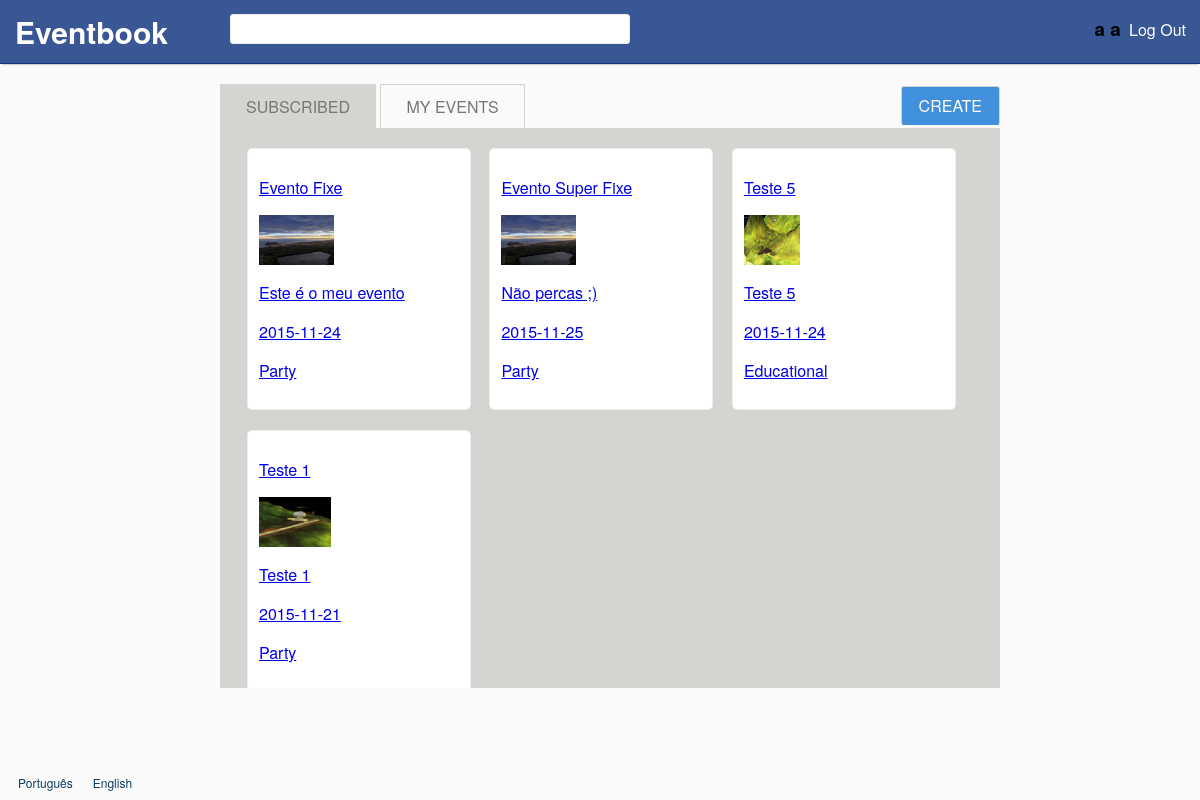
Before: / (signed in) with the older database file.
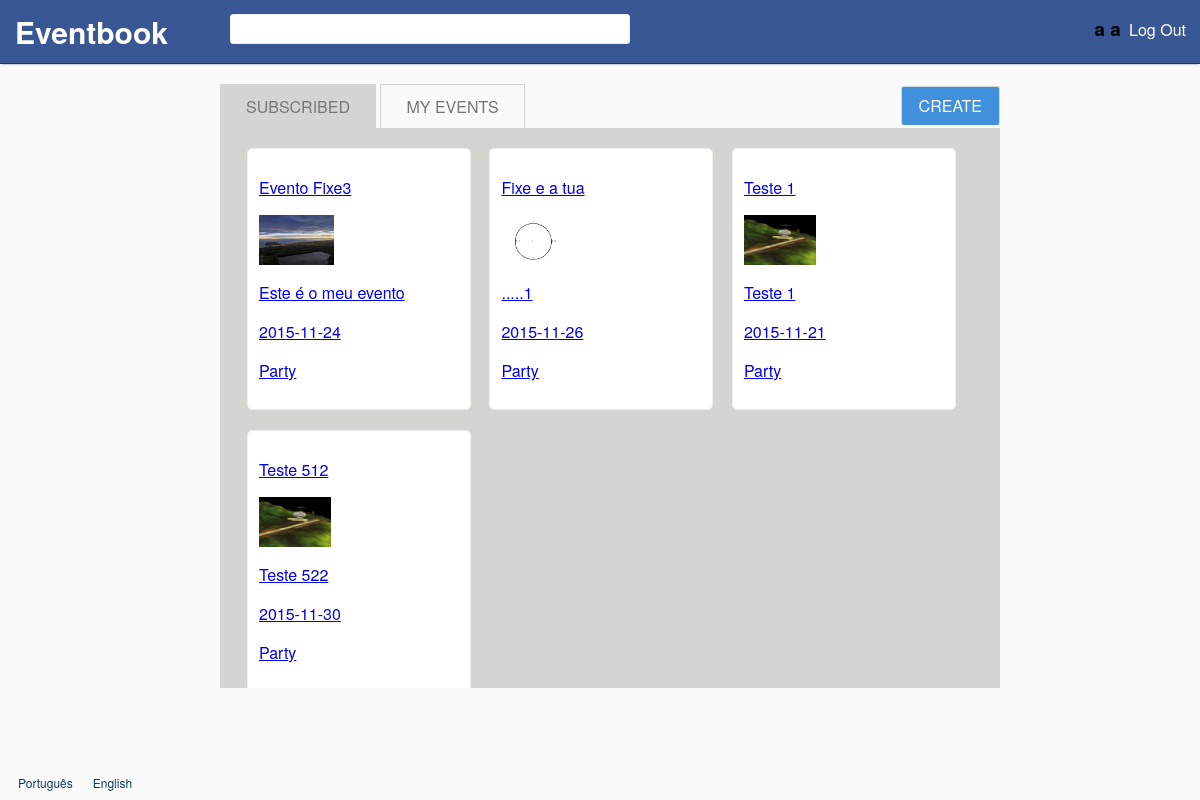
After: the same page with the newer database file.
### tables this page shows
CREATE TABLE events
(
	id INTEGER PRIMARY KEY,
	name TEXT NOT NULL,
	image TEXT NOT NULL,
	creation_date DATETIME DEFAULT(DATETIME('now')),
	date DATETIME NOT NULL,
	description TEXT NOT NULL,
	type_id INTEGER REFERENCES types(id),
	user_id INTEGER REFERENCES users(id)
, deleted BOOLEAN DEFAULT(0), public BOOLEAN DEFAULT(1));

CREATE TABLE event_types
(
	id INTEGER PRIMARY KEY,
	type TEXT UNIQUE NOT NULL
);

### core/config.php (called while the page is built)
<?php
  $_GLOBALS['web_root'] = '/trabalho/';
  $_GLOBALS['jquery'] = 'js/jquery-1.11.3.min.js';
  $_GLOBALS['allowed_image_types'] = array(IMAGETYPE_GIF,IMAGETYPE_JPEG,IMAGETYPE_PNG);
  $_GLOBALS['uploads_path'] = 'uploads/';
  $_GLOBALS['max_image_upload'] = 5000000;
?>

### languages/en.php (called while the page is built)
<?php
$lang = array();
$lang['SITE_NAME'] = 'Eventbook';
$lang['REGISTER'] = 'Register';
$lang['FIRST_NAME'] = 'First Name';
$lang['FIRST_NAME_ERROR'] = 'Invalid first name.';
$lang['LAST_NAME'] = 'Last Name';
$lang['LAST_NAME_ERROR'] = 'Invalid last name.';
$lang['EMAIL'] = 'E-mail';
$lang['EMAIL_ERROR'] = "Invalid email.";
$lang['EMAIL_IN_USE'] = "Email already in use.";
$lang['CONFIRM_EMAIL'] = 'Confirm e-mail';
$lang['PASSWORD'] = 'Password';
$lang['PASSWORD_LENGTH'] = "Passwords must have at least 8 characters.";
$lang['PASSWORD_DIFF'] = "Passwords do not match.";
$lang['CONFIRM_PASSWORD'] = 'Confirm password';
$lang['LOGIN'] = 'Log In';
$lang['UNREGISTERED_EMAIL'] = 'Unregistered or invalid email.';
$lang['INVALID_PASSWORD'] = 'Invalid password.';
$lang['LOGOUT'] = 'Log Out';
$lang['MY_EVENTS'] = 'My Events';
$lang['SUBSCRIBED'] = 'Subscribed';
$lang['CREATE'] = 'Create';
$lang['NAME'] = 'Name';
$lang['DESCRIPTION'] = 'Description';
$lang['DATE'] = 'Date';
$lang['IMAGE'] = 'Image';
$lang['TYPE'] = 'Type';
$lang['PARTY'] = 'Party';
$lang['BUSINESS'] = 'Business';
$lang['MEETING'] = 'Meeting';
$lang['CEREMONY'] = 'Ceremony';
$lang['EDUCATIONAL'] = 'Educational';
$lang['INVALID_NAME'] = 'Invalid name.';
$lang['INVALID_DESCRIPTION'] = 'Invalid description.';
$lang['INVALID_DATE'] = 'Invalid date.';
$lang['INVALID_IMAGE'] = 'Upload a valid image.';
$lang['IMAGE_SIZE_ERROR'] = "Image's size can not be higher than 5MB.";
$lang['IMAGE_EXT_ERROR'] = 'Invalid extension (Accepted: jpg, png, gif).';
$lang['SUBSCRIBE'] = 'Subscribe';
$lang['UNSUBSCRIBE'] = 'Unsubscribe';
$lang['DELETE_MSG'] = 'Are you sure you want to delete this event?';
$lang['DELETE'] = 'Delete';
$lang['EDIT'] = 'Edit';
$lang['LEAVE_A_COMMENT'] = 'Leave a comment';
$lang['COMMENTS'] = 'Comments';
$lang['MAKE_COMMENT'] = 'Comment';
$lang['NO_COMMENTS_YET'] = 'There are no comments yet.';
?>

### database/users.php (called while the page is built, shortened)
<?php
	include_once('connection.php');
	function getFullName($user_id)
	{
		global $db;
		$stmt = $db->prepare("SELECT (first_name || ' ' || last_name) full_name FROM users WHERE id = ?");
		$stmt->execute(array($user_id));
		$user = $stmt->fetch();
		if ($user !== false)
			return $user['full_name'];
		return null;
	}
?>

### database/events.php (called while the page is built, shortened)
<?php
	include_once('connection.php');
	function getSubscribedEvents($user_id)
	{
		global $db;
		$stmt = $db->prepare('SELECT events.id id,name,image,date,description,type FROM event_subscriptions
			LEFT JOIN events ON events.id = event_id
			LEFT JOIN event_types ON type_id = event_types.id
			WHERE event_subscriptions.user_id = ? AND deleted = 0');
		$stmt->execute(array($user_id));
		return $stmt->fetchAll();
	}
?>

### templates/main_page.php (the view, shortened to what this page needs)
<?php
include_once('core/require_session.php');
include_once('database/events.php');
function print_event($row)
{
	global $lang; ?>
	<li class="event box">
		<a href="events/<?php echo $row['id'] ?>" >
			<p><?php echo $row['name'] ?></p>
			<div class="div-event-image" style="background-image:url(<?php echo $row['image'] ?>)"></div>
			<p><?php echo $row['description'] ?></p>
			<p><?php echo $row['date'] ?></p>
			<p><?php echo $lang[$row['type']] ?></p>
		</a>
	</li>
	<?php
} ?>
<!DOCTYPE html>
<html>
<head>
	<link rel="stylesheet" href="styles.css">
</head>
<body>
	<div id="wrapper">
		<?php include('templates/header.php'); ?>
		<div id="content" class="center default-width">
			<ul class="tabs">
				<li><a href="#subscribed"><?php echo $lang['SUBSCRIBED'] ?></a></li>
				<li><a href="#mine"><?php echo $lang['MY_EVENTS'] ?></a></li>
				<li class="tab-right button"><a href="events/new"><?php echo $lang['CREATE'] ?></a></li>
			</ul>
			<div class="tabs-panel">
				<div id="subscribed">
					<ul class="events-list">
						<?php
						$events = getSubscribedEvents($_SESSION['user_id']);
						foreach ($events as $row) print_event($row);
						?>
					</ul>
				</div>
			</div>
		</div>
		<?php include('templates/footer.php'); ?>
	</div>
</body>
</html>

### index.php
<?php
	include_once('core/common.php');
	if (isSet($_SESSION['user_id']))
	{
		include('templates/main_page.php');
	}
	else
	{
		include('templates/login_page.php');
	}
?>

### templates/header.php (shortened to what this page needs)
<div id="header">
	<a id="webroot" href="<?php echo $_GLOBALS['web_root'] ?>"><h1><?php echo $lang['SITE_NAME'] ?></h1></a>
	<input id="search" type="text" autocomplete="off">
	<div id="logout">
		<?php if (isSet($_SESSION['user_id'])) { ?>
			<h3 id="user_name"> <?php echo getFullName($_SESSION['user_id']) ?></h3>
			<a href="<?php echo $_GLOBALS['web_root'] ?>logout"><?php echo $lang['LOGOUT'] ?></a>
		<?php } ?>
	</div>
</div>

### templates/footer.php
<?php
	$langs = array("pt"=>"Português","en"=>"English");
?>
<div id="footer">
	<?php
		foreach($langs as $lang => $name) {
			echo '<form action=""><input name="lang" type="hidden" value="'.$lang.'"><input id="language" type="submit" value="'.$name.'"></form>';
		}
	?>
</div>

### styles.css (style rules this page uses)
html, body { margin:0; padding:0; height:100%; background: #fafafa; font-family: 'proxima-nova','Helvetica Neue',Arial,Helvetica,sans-serif; }
#wrapper { min-height:100%; position:relative; }
#header { background:#3a5795; border-bottom: 1px solid #133783; box-shadow: 0 2px 2px -2px rgba(0, 0, 0, .52); padding:10px; min-width: 950px; }
#header * { display: inline; height: 30px; }
#header h1 { font-size: 30px; padding: 0 5px; margin-top: 30px }
#header a { border-radius: 3px; text-decoration: none; color: white; padding: 0; }
#search { position: absolute; top: 14px; left: 230px; width: 400px; height:30px; }
#logout > a { padding: 4px; }
#logout { float: right; padding-top: 5px; }
#content { padding-bottom:50px; }
#footer { width:100%; height:30px; padding-top: 20px; position:absolute; bottom:0; left:0; }
#footer form { display: inline-block; padding: 0px; }
#footer input { background:none; border:none; padding: 0; font: inherit; cursor: pointer; text-decoration: none; color: #0d3c5f; font-size: 12px; margin-left:16px; padding: 2px; }
.box { background-color: #fff; border: 1px solid #edeeee; border-radius: 5px; margin: 0; margin-bottom: 20px; padding: 11px; }
.button { color: #fff; background-color: #4090db; border-color: #4090db; border-radius: 3px; border-style: solid; border-width: 1px; cursor: pointer; }
input[type="text"],input[type="password"],input[type="email"], select { margin: 0; display: block; border: 1px solid #edeeee; border-radius: 3px; height: 35px; -webkit-box-sizing: border-box; -moz-box-sizing: border-box; box-sizing: border-box; padding: 10px; }
.div-event-image { width: 100%; height: 50px; background-size: contain; background-position: left; background-repeat: no-repeat; }
.event.box { width: 200px; display: inline-block; margin-left: 7px; margin-right: 7px; }
.events-list { margin:0; padding:0; margin-bottom: -20px; }
.default-width { width: 800px; }
.center { margin: 20px auto 0; }
ul.tabs { margin: 0; padding: 0px; margin-left: 20px; }
.tabs-panel { background: #d4d4d1; height: 520px; overflow:auto; padding: 20px 0 20px 20px; margin-left: 20px; }
ul.tabs li { display: inline-block; padding: 10px 15px; border-top: 1px solid #d4d4d1; border-right: 1px solid #d4d4d1; border-left: 1px solid #d4d4d1; text-decoration: none; list-style-type: none; }
ul.tabs li.active { background: #d4d4d1; }
.tabs li a { padding: 10px; text-transform: uppercase; color: #777; text-decoration: none; }
.tab-right { float:right; }
.tab-right.button > * { color: #fff; }
.tab-right.button { padding: 7px; margin-top:2px; }

Changed rows visible on the page:
changed events "Este é o meu evento": name "Evento Fixe" → "Evento Fixe3"
changed events: name "Evento Super Fixe" → "Fixe e a tua"; image: a different picture; description "Não percas ;)" → ".....1"; date "2015-11-25" → "2015-11-26"
shown differently, row unchanged: events "Teste 1": moves up the list
changed events: name "Teste 5" → "Teste 512"; image: a different picture; description "Teste 5" → "Teste 522"; date "2015-11-24" → "2015-11-30"; event_types.type "Educational" → "Party"
